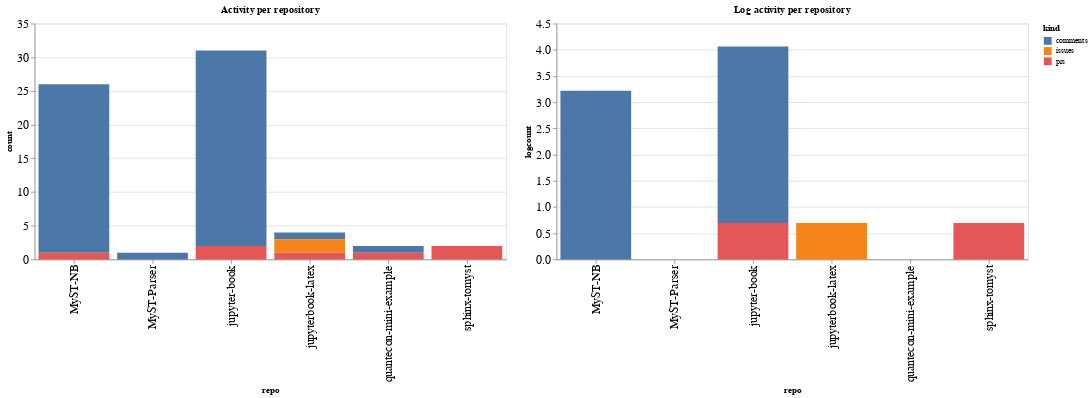

This figure's notebook cell:
### Code cell
ch1 = alt.Chart(repo_summaries, width=600, title="Activity per repository").mark_bar().encode(
    x='repo',
    y='count',
    color='kind',
    tooltip="kind"
)

ch2 = alt.Chart(repo_summaries, width=600, title="Log activity per repository").mark_bar().encode(
    x='repo',
    y='logcount',
    color='kind',
    tooltip="kind"
)

ch1 | ch2

### Figure 1 — Vega-Lite specification as saved in the notebook (floating-point values rounded to 4 significant figures)
{"config": {"axisLeft": {"labelFontSize": 15}, "axisBottom": {"labelFontSize": 15}}, "hconcat": [{"mark": "bar", "encoding": {"color": {"type": "nominal", "field": "kind"}, "tooltip": {"type": "nominal", "field": "kind"}, "x": {"type": "nominal", "field": "repo"}, "y": {"type": "quantitative", "field": "count"}}, "title": "Activity per repository", "width": 600}, {"mark": "bar", "encoding": {"color": {"type": "nominal", "field": "kind"}, "tooltip": {"type": "nominal", "field": "kind"}, "x": {"type": "nominal", "field": "repo"}, "y": {"type": "quantitative", "field": "logcount"}}, "title": "Log activity per repository", "width": 600}], "data": {"name": "data-490ca717f31b798c9219376bf47418a7"}, "$schema": "https://vega.github.io/schema/vega-lite/v4.8.1.json", "datasets": {"data-490ca717f31b798c9219376bf47418a7": [{"repo": "MyST-NB", "kind": "comments", "count": 25, "logcount": 3.219}, {"repo": "MyST-NB", "kind": "prs", "count": 1, "logcount": 0.0}, {"repo": "MyST-Parser", "kind": "comments", "count": 1, "logcount": 0.0}, {"repo": "jupyter-book", "kind": "comments", "count": 29, "logcount": 3.367}, {"repo": "jupyter-book", "kind": "prs", "count": 2, "logcount": 0.6931}, {"repo": "jupyterbook-latex", "kind": "comments", "count": 1, "logcount": 0.0}, {"repo": "jupyterbook-latex", "kind": "issues", "count": 2, "logcount": 0.6931}, {"repo": "jupyterbook-latex", "kind": "prs", "count": 1, "logcount": 0.0}, {"repo": "quantecon-mini-example", "kind": "comments", "count": 1, "logcount": 0.0}, {"repo": "quantecon-mini-example", "kind": "prs", "count": 1, "logcount": 0.0}, {"repo": "sphinx-tomyst", "kind": "prs", "count": 2, "logcount": 0.6931}]}}
